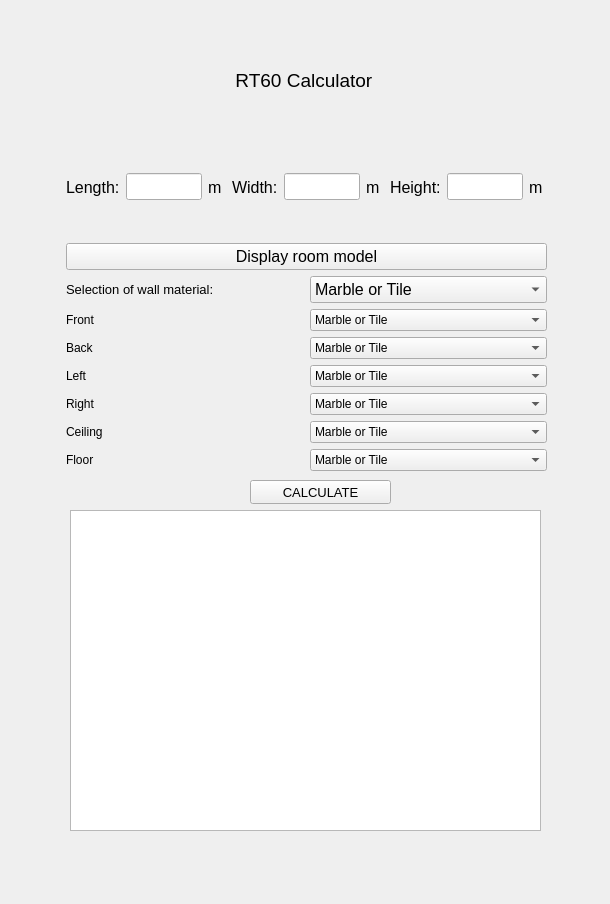
<?xml version="1.0" encoding="UTF-8"?>
<ui version="4.0">
 <class>Rt60Page</class>
 <widget class="QWidget" name="Rt60Page">
  <property name="geometry">
   <rect>
    <x>0</x>
    <y>0</y>
    <width>610</width>
    <height>904</height>
   </rect>
  </property>
  <property name="windowTitle">
   <string>Form</string>
  </property>
  <widget class="QGraphicsView" name="rt60_graphicsView">
   <property name="geometry">
    <rect>
     <x>70</x>
     <y>510</y>
     <width>471</width>
     <height>321</height>
    </rect>
   </property>
   <property name="font">
    <font>
     <family>Arial</family>
    </font>
   </property>
  </widget>
  <widget class="QWidget" name="verticalLayoutWidget_2">
   <property name="geometry">
    <rect>
     <x>66</x>
     <y>30</y>
     <width>481</width>
     <height>441</height>
    </rect>
   </property>
   <property name="font">
    <font>
     <family>Arial</family>
    </font>
   </property>
   <layout class="QVBoxLayout" name="verticalLayout_2">
    <item>
     <widget class="QLabel" name="label_4">
      <property name="font">
       <font>
        <family>Arial</family>
        <pointsize>14</pointsize>
        <weight>50</weight>
        <bold>false</bold>
       </font>
      </property>
      <property name="autoFillBackground">
       <bool>false</bool>
      </property>
      <property name="lineWidth">
       <number>1</number>
      </property>
      <property name="text">
       <string>RT60 Calculator </string>
      </property>
      <property name="textFormat">
       <enum>Qt::AutoText</enum>
      </property>
      <property name="alignment">
       <set>Qt::AlignCenter</set>
      </property>
     </widget>
    </item>
    <item>
     <layout class="QHBoxLayout" name="horizontalLayout">
      <item>
       <widget class="QLabel" name="length">
        <property name="font">
         <font>
          <family>Arial</family>
          <pointsize>12</pointsize>
         </font>
        </property>
        <property name="text">
         <string>Length:</string>
        </property>
       </widget>
      </item>
      <item>
       <widget class="QLineEdit" name="room_length">
        <property name="font">
         <font>
          <family>Arial</family>
          <pointsize>12</pointsize>
         </font>
        </property>
       </widget>
      </item>
      <item>
       <widget class="QLabel" name="label_8">
        <property name="font">
         <font>
          <family>Arial</family>
          <pointsize>12</pointsize>
         </font>
        </property>
        <property name="text">
         <string>m </string>
        </property>
       </widget>
      </item>
      <item>
       <widget class="QLabel" name="width">
        <property name="font">
         <font>
          <family>Arial</family>
          <pointsize>12</pointsize>
         </font>
        </property>
        <property name="text">
         <string>Width:</string>
        </property>
       </widget>
      </item>
      <item>
       <widget class="QLineEdit" name="room_width">
        <property name="font">
         <font>
          <family>Arial</family>
          <pointsize>12</pointsize>
         </font>
        </property>
       </widget>
      </item>
      <item>
       <widget class="QLabel" name="label_9">
        <property name="font">
         <font>
          <family>Arial</family>
          <pointsize>12</pointsize>
         </font>
        </property>
        <property name="text">
         <string>m </string>
        </property>
       </widget>
      </item>
      <item>
       <widget class="QLabel" name="height">
        <property name="font">
         <font>
          <family>Arial</family>
          <pointsize>12</pointsize>
         </font>
        </property>
        <property name="text">
         <string>Height:</string>
        </property>
       </widget>
      </item>
      <item>
       <widget class="QLineEdit" name="room_height">
        <property name="font">
         <font>
          <family>Arial</family>
          <pointsize>12</pointsize>
         </font>
        </property>
       </widget>
      </item>
      <item>
       <widget class="QLabel" name="label_10">
        <property name="font">
         <font>
          <family>Arial</family>
          <pointsize>12</pointsize>
         </font>
        </property>
        <property name="text">
         <string>m </string>
        </property>
       </widget>
      </item>
     </layout>
    </item>
    <item>
     <widget class="QPushButton" name="displaRoomModel">
      <property name="font">
       <font>
        <family>Arial</family>
        <pointsize>12</pointsize>
       </font>
      </property>
      <property name="text">
       <string>Display room model</string>
      </property>
     </widget>
    </item>
    <item>
     <layout class="QHBoxLayout" name="horizontalLayout_4">
      <item>
       <widget class="QLabel" name="label_5">
        <property name="font">
         <font>
          <family>Arial</family>
          <pointsize>10</pointsize>
         </font>
        </property>
        <property name="text">
         <string>Selection of wall material:</string>
        </property>
       </widget>
      </item>
      <item>
       <widget class="QComboBox" name="material_selection">
        <property name="font">
         <font>
          <family>Arial</family>
          <pointsize>12</pointsize>
         </font>
        </property>
        <item>
         <property name="text">
          <string extracomment="大理石">Marble or Tile</string>
         </property>
        </item>
        <item>
         <property name="text">
          <string extracomment="混凝土">Concrete</string>
         </property>
        </item>
        <item>
         <property name="text">
          <string extracomment="砖块">Brick</string>
         </property>
        </item>
        <item>
         <property name="text">
          <string extracomment="木板">Wood</string>
         </property>
        </item>
       </widget>
      </item>
     </layout>
    </item>
    <item>
     <layout class="QGridLayout" name="gridLayout">
      <item row="3" column="1">
       <widget class="QComboBox" name="comboBox_4">
        <property name="font">
         <font>
          <family>Arial</family>
         </font>
        </property>
        <item>
         <property name="text">
          <string>Marble or Tile</string>
         </property>
        </item>
        <item>
         <property name="text">
          <string>Concrete</string>
         </property>
        </item>
        <item>
         <property name="text">
          <string>Brick</string>
         </property>
        </item>
        <item>
         <property name="text">
          <string>Wood</string>
         </property>
        </item>
       </widget>
      </item>
      <item row="1" column="0">
       <widget class="QLabel" name="label_2">
        <property name="font">
         <font>
          <family>Arial</family>
         </font>
        </property>
        <property name="text">
         <string>Back</string>
        </property>
       </widget>
      </item>
      <item row="0" column="1">
       <widget class="QComboBox" name="comboBox">
        <property name="font">
         <font>
          <family>Arial</family>
         </font>
        </property>
        <item>
         <property name="text">
          <string>Marble or Tile</string>
         </property>
        </item>
        <item>
         <property name="text">
          <string>Concrete</string>
         </property>
        </item>
        <item>
         <property name="text">
          <string>Brick</string>
         </property>
        </item>
        <item>
         <property name="text">
          <string>Wood</string>
         </property>
        </item>
       </widget>
      </item>
      <item row="4" column="1">
       <widget class="QComboBox" name="comboBox_5">
        <property name="font">
         <font>
          <family>Arial</family>
         </font>
        </property>
        <item>
         <property name="text">
          <string>Marble or Tile</string>
         </property>
        </item>
        <item>
         <property name="text">
          <string>Concrete</string>
         </property>
        </item>
        <item>
         <property name="text">
          <string>Brick</string>
         </property>
        </item>
        <item>
         <property name="text">
          <string>Wood</string>
         </property>
        </item>
       </widget>
      </item>
      <item row="1" column="1">
       <widget class="QComboBox" name="comboBox_2">
        <property name="font">
         <font>
          <family>Arial</family>
         </font>
        </property>
        <item>
         <property name="text">
          <string>Marble or Tile</string>
         </property>
        </item>
        <item>
         <property name="text">
          <string>Concrete</string>
         </property>
        </item>
        <item>
         <property name="text">
          <string>Brick</string>
         </property>
        </item>
        <item>
         <property name="text">
          <string>Wood</string>
         </property>
        </item>
       </widget>
      </item>
      <item row="2" column="1">
       <widget class="QComboBox" name="comboBox_3">
        <property name="font">
         <font>
          <family>Arial</family>
         </font>
        </property>
        <item>
         <property name="text">
          <string>Marble or Tile</string>
         </property>
        </item>
        <item>
         <property name="text">
          <string>Concrete</string>
         </property>
        </item>
        <item>
         <property name="text">
          <string>Brick</string>
         </property>
        </item>
        <item>
         <property name="text">
          <string>Wood</string>
         </property>
        </item>
       </widget>
      </item>
      <item row="0" column="0">
       <widget class="QLabel" name="label">
        <property name="font">
         <font>
          <family>Arial</family>
         </font>
        </property>
        <property name="text">
         <string>Front</string>
        </property>
       </widget>
      </item>
      <item row="5" column="1">
       <widget class="QComboBox" name="comboBox_6">
        <property name="font">
         <font>
          <family>Arial</family>
         </font>
        </property>
        <item>
         <property name="text">
          <string>Marble or Tile</string>
         </property>
        </item>
        <item>
         <property name="text">
          <string>Concrete</string>
         </property>
        </item>
        <item>
         <property name="text">
          <string>Brick</string>
         </property>
        </item>
        <item>
         <property name="text">
          <string>Wood</string>
         </property>
        </item>
       </widget>
      </item>
      <item row="2" column="0">
       <widget class="QLabel" name="label_3">
        <property name="font">
         <font>
          <family>Arial</family>
         </font>
        </property>
        <property name="text">
         <string>Left</string>
        </property>
       </widget>
      </item>
      <item row="3" column="0">
       <widget class="QLabel" name="label_11">
        <property name="font">
         <font>
          <family>Arial</family>
         </font>
        </property>
        <property name="text">
         <string>Right</string>
        </property>
       </widget>
      </item>
      <item row="4" column="0">
       <widget class="QLabel" name="label_12">
        <property name="font">
         <font>
          <family>Arial</family>
         </font>
        </property>
        <property name="text">
         <string>Ceiling</string>
        </property>
       </widget>
      </item>
      <item row="5" column="0">
       <widget class="QLabel" name="label_13">
        <property name="font">
         <font>
          <family>Arial</family>
         </font>
        </property>
        <property name="text">
         <string>Floor</string>
        </property>
       </widget>
      </item>
     </layout>
    </item>
   </layout>
  </widget>
  <widget class="QPushButton" name="calculateRT60">
   <property name="geometry">
    <rect>
     <x>250</x>
     <y>480</y>
     <width>141</width>
     <height>24</height>
    </rect>
   </property>
   <property name="font">
    <font>
     <family>Arial</family>
     <pointsize>10</pointsize>
    </font>
   </property>
   <property name="text">
    <string>CALCULATE</string>
   </property>
  </widget>
 </widget>
 <resources/>
 <connections/>
</ui>
